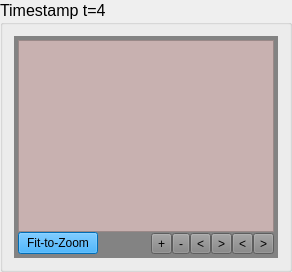
                <widget class="QGroupBox" name="groupBox_time11">
                 <property name="sizePolicy">
                  <sizepolicy hsizetype="Expanding" vsizetype="Preferred">
                   <horstretch>0</horstretch>
                   <verstretch>0</verstretch>
                  </sizepolicy>
                 </property>
                 <property name="font">
                  <font>
                   <pointsize>12</pointsize>
                   <bold>false</bold>
                  </font>
                 </property>
                 <property name="title">
                  <string>Timestamp t=4</string>
                 </property>
                 <layout class="QGridLayout" name="gridLayout_85">
                  <item row="0" column="1">
                   <widget class="QFrame" name="frame_7">
                    <property name="minimumSize">
                     <size>
                      <width>0</width>
                      <height>200</height>
                     </size>
                    </property>
                    <property name="styleSheet">
                     <string notr="true">border-color: rgb(170, 170, 170);
background-color: rgb(131, 131, 131);
</string>
                    </property>
                    <property name="frameShape">
                     <enum>QFrame::NoFrame</enum>
                    </property>
                    <layout class="QGridLayout" name="gridLayout_82">
                     <property name="leftMargin">
                      <number>4</number>
                     </property>
                     <property name="topMargin">
                      <number>4</number>
                     </property>
                     <property name="rightMargin">
                      <number>4</number>
                     </property>
                     <property name="bottomMargin">
                      <number>4</number>
                     </property>
                     <property name="spacing">
                      <number>0</number>
                     </property>
                     <item row="1" column="0" rowspan="2">
                      <widget class="QPushButton" name="fit_to_zoom_data11">
                       <property name="styleSheet">
                        <string notr="true">
background-color: rgb(0, 153, 255);</string>
                       </property>
                       <property name="text">
                        <string>Fit-to-Zoom</string>
                       </property>
                       <property name="autoDefault">
                        <bool>false</bool>
                       </property>
                       <property name="default">
                        <bool>false</bool>
                       </property>
                       <property name="flat">
                        <bool>false</bool>
                       </property>
                      </widget>
                     </item>
                     <item row="0" column="0" colspan="9">
                      <widget class="QVTKRenderWindowInteractor" name="vtkWidget_data11">
                       <property name="styleSheet">
                        <string notr="true">background-color: rgb(200, 177, 176);</string>
                       </property>
                      </widget>
                     </item>
                     <item row="2" column="8">
                      <layout class="QHBoxLayout" name="horizontalLayout_18">
                       <item>
                        <widget class="QToolButton" name="go_down_data11">
                         <property name="text">
                          <string>&lt;</string>
                         </property>
                         <property name="icon">
                          <iconset theme="QIcon::ThemeIcon::GoDown"/>
                         </property>
                        </widget>
                       </item>
                       <item>
                        <widget class="QToolButton" name="go_up_data11">
                         <property name="text">
                          <string>&gt;</string>
                         </property>
                         <property name="icon">
                          <iconset theme="QIcon::ThemeIcon::GoUp"/>
                         </property>
                        </widget>
                       </item>
                       <item>
                        <widget class="QToolButton" name="go_left_data11">
                         <property name="text">
                          <string>&lt;</string>
                         </property>
                        </widget>
                       </item>
                       <item>
                        <widget class="QToolButton" name="go_right_data11">
                         <property name="text">
                          <string>&gt;</string>
                         </property>
                        </widget>
                       </item>
                      </layout>
                     </item>
                     <item row="2" column="7">
                      <layout class="QHBoxLayout" name="horizontalLayout_3">
                       <item>
                        <widget class="QToolButton" name="zoom_in_data11">
                         <property name="text">
                          <string>+</string>
                         </property>
                        </widget>
                       </item>
                       <item>
                        <widget class="QToolButton" name="zoom_out_data11">
                         <property name="text">
                          <string>-</string>
                         </property>
                        </widget>
                       </item>
                      </layout>
                     </item>
                    </layout>
                   </widget>
                  </item>
                 </layout>
                </widget>
